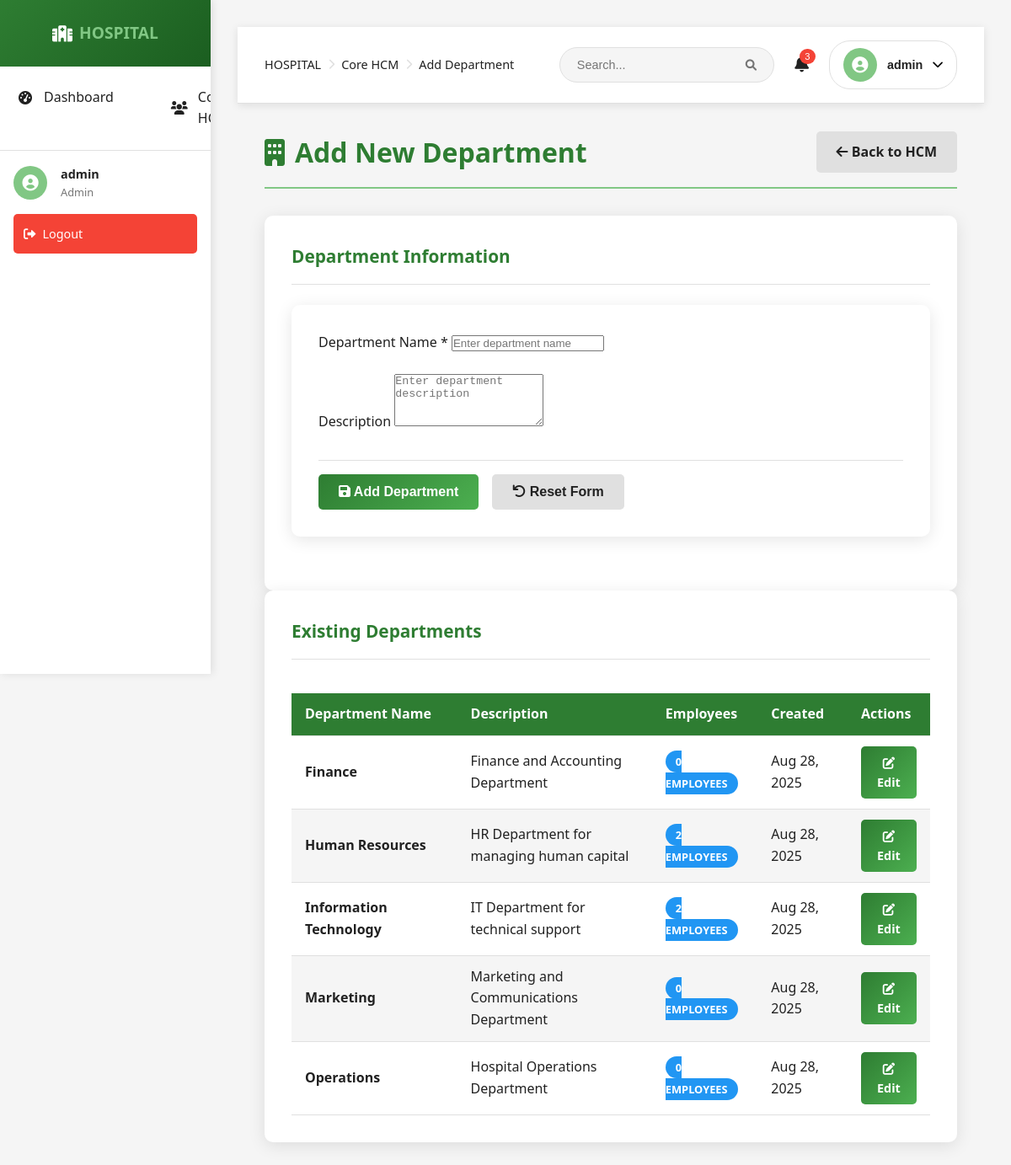
The page /modules/hcm/add_department.php (signed in) on the database its author committed.
### tables this page shows
CREATE TABLE departments (
    id INT PRIMARY KEY AUTO_INCREMENT,
    name VARCHAR(100) NOT NULL,
    description TEXT,
    created_at TIMESTAMP DEFAULT CURRENT_TIMESTAMP
);

### modules/hcm/add_department.php (the view, shortened to what this page needs)
<?php
require_once '../../config/database.php';
?>
<!DOCTYPE html>
<html lang="en">
<head>
    <link rel="stylesheet" href="../../assets/css/style.css">
    <link rel="stylesheet" href="https://cdnjs.cloudflare.com/ajax/libs/font-awesome/6.0.0/css/all.min.css">
</head>
<body>
    <?php include '../../includes/sidebar.php'; ?>
    <div class="main-content">
        <?php include '../../includes/header.php'; ?>
        <div class="container">
            <div class="page-header">
                <h1><i class="fas fa-building"></i> Add New Department</h1>
                <a href="index.php" class="btn btn-secondary">
                    <i class="fas fa-arrow-left"></i> Back to HCM
                </a>
            </div>
            <div class="card">
                <div class="card-header">
                    <h2>Department Information</h2>
                </div>
                <div class="card-body">
                    <form method="POST" class="form-container" id="departmentForm">
                        <div class="form-group">
                            <label for="name">Department Name *</label>
                            <input type="text" id="name" name="name" required
                                   value="<?php echo htmlspecialchars($_POST['name'] ?? ''); ?>"
                                   placeholder="Enter department name">
                        </div>
                        <div class="form-group">
                            <label for="description">Description</label>
                            <textarea id="description" name="description" rows="4"
                                      placeholder="Enter department description"><?php echo htmlspecialchars($_POST['description'] ?? ''); ?></textarea>
                        </div>
                        <div class="form-actions">
                            <button type="submit" class="btn btn-primary">
                                <i class="fas fa-save"></i> Add Department
                            </button>
                            <button type="reset" class="btn btn-secondary">
                                <i class="fas fa-undo"></i> Reset Form
                            </button>
                        </div>
                    </form>
                </div>
            </div>
            <div class="card">
                <div class="card-header">
                    <h2>Existing Departments</h2>
                </div>
                <div class="card-body">
                    <?php
                    $stmt = $pdo->query("SELECT d.*, COUNT(e.id) as employee_count FROM departments d LEFT JOIN employees e ON d.id = e.department_id GROUP BY d.id ORDER BY d.name");
                    $departments = $stmt->fetchAll();
                    ?>
                    <?php if ($departments): ?>
                        <div class="table-responsive">
                            <table class="table">
                                <thead>
                                    <tr>
                                        <th>Department Name</th>
                                        <th>Description</th>
                                        <th>Employees</th>
                                        <th>Created</th>
                                        <th>Actions</th>
                                    </tr>
                                </thead>
                                <tbody>
                                    <?php foreach ($departments as $dept): ?>
                                        <tr>
                                            <td><strong><?php echo htmlspecialchars($dept['name']); ?></strong></td>
                                            <td><?php echo htmlspecialchars($dept['description'] ?: 'No description'); ?></td>
                                            <td>
                                                <span class="badge badge-info"><?php echo $dept['employee_count']; ?> employees</span>
                                            </td>
                                            <td><?php echo date('M j, Y', strtotime($dept['created_at'])); ?></td>
                                            <td>
                                                <a href="edit_department.php?id=<?php echo $dept['id']; ?>" class="btn btn-sm btn-primary">
                                                    <i class="fas fa-edit"></i> Edit
                                                </a>
                                            </td>
                                        </tr>
                                    <?php endforeach; ?>
                                </tbody>
                            </table>
                        </div>
                    <?php else: ?>
                        <p class="text-muted">No departments found.</p>
                    <?php endif; ?>
                </div>
            </div>
        </div>
    </div>
</body>
</html>

### assets/css/style.css (style rules this page uses)
:root { --primary-green: #2E7D32; --secondary-green: #4CAF50; --light-green: #81C784; --dark-green: #1B5E20; --accent-green: #66BB6A; --white: #FFFFFF; --light-gray: #F5F5F5; --medium-gray: #E0E0E0; --dark-gray: #757575; --text-dark: #212121; --text-light: #757575; --success: #4CAF50; --warning: #FF9800; --error: #F44336; --info: #2196F3; }
* { margin: 0; padding: 0; box-sizing: border-box; }
body { font-family: 'Segoe UI', Tahoma, Geneva, Verdana, sans-serif; background-color: var(--light-gray); color: var(--text-dark); line-height: 1.6; }
.container { max-width: 1200px; margin: 2rem auto; padding: 0 2rem; }
.card { background: var(--white); border-radius: 10px; padding: 2rem; box-shadow: 0 4px 20px rgba(0,0,0,0.1); transition: transform 0.3s ease, box-shadow 0.3s ease; }
.card-header { display: flex; align-items: center; margin-bottom: 1.5rem; }
.form-container { background: var(--white); border-radius: 10px; padding: 2rem; box-shadow: 0 4px 20px rgba(0,0,0,0.1); margin-bottom: 2rem; }
.form-group { margin-bottom: 1.5rem; }
.btn { padding: 0.75rem 1.5rem; border: none; border-radius: 5px; font-size: 1rem; font-weight: 600; cursor: pointer; transition: all 0.3s ease; text-decoration: none; display: inline-block; text-align: center; }
.btn-primary { background: linear-gradient(135deg, var(--primary-green), var(--secondary-green)); color: var(--white); }
.btn-secondary { background: var(--medium-gray); color: var(--text-dark); }
.table { width: 100%; border-collapse: collapse; margin-top: 1rem; }
.table th, .table td { padding: 1rem; text-align: left; border-bottom: 1px solid var(--medium-gray); }
.table th { background: linear-gradient(135deg, var(--primary-green), var(--secondary-green)); color: var(--white); font-weight: 600; }
.table tr:nth-child(even) { background-color: var(--light-gray); }
.badge { padding: 0.25rem 0.75rem; border-radius: 20px; font-size: 0.8rem; font-weight: 600; text-transform: uppercase; }
.badge-info { background-color: var(--info); color: var(--white); }
.main-content { margin-left: 250px; padding: 2rem; }
.form-actions { display: flex; gap: 1rem; margin-top: 2rem; padding-top: 1rem; border-top: 1px solid var(--medium-gray); }
.table-responsive { overflow-x: auto; }
.table th, .table td { padding: 0.75rem 1rem; vertical-align: middle; }
.table th { background: var(--primary-green); color: var(--white); font-weight: 600; white-space: nowrap; }
.btn-sm { padding: 0.5rem 1rem; font-size: 0.9rem; }
.page-header { display: flex; justify-content: space-between; align-items: center; margin-bottom: 2rem; padding-bottom: 1rem; border-bottom: 2px solid var(--light-green); }
.page-header h1 { color: var(--primary-green); font-size: 2rem; margin: 0; display: flex; align-items: center; gap: 0.75rem; }
.card-header { display: flex; justify-content: space-between; align-items: center; margin-bottom: 1.5rem; padding-bottom: 1rem; border-bottom: 1px solid var(--medium-gray); }
.card-header h2 { color: var(--primary-green); margin: 0; font-size: 1.3rem; }
.card-body { color: var(--text-dark); }

### rows shown on the page
departments: name "Finance", description "Finance and Accounting Department", employee_count "0", created_at "Aug 28, 2025"
departments: name "Human Resources", description "HR Department for managing human capital", employee_count "2", created_at "Aug 28, 2025"
departments: name "Information Technology", description "IT Department for technical support", employee_count "2", created_at "Aug 28, 2025"
departments: name "Marketing", description "Marketing and Communications Department", employee_count "0", created_at "Aug 28, 2025"
departments: name "Operations", description "Hospital Operations Department", employee_count "0", created_at "Aug 28, 2025"

### other values the page prints
$_SESSION['username'] "admin"
str_replace('_', ' ', $_SESSION['role'] ?? 'user') "Admin"
$module_path "Core HCM"
str_replace('_', ' ', $current_page) "Add Department"
